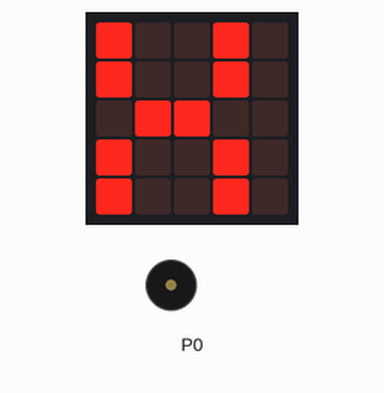
Bench run of a program on a simulated BBC micro:bit running MicroPython. Shown: the board's 5×5 LED display, buzzer (waves = sounding). At 2.5 s the program stops and its outputs stay as they are.

Above: at 0.1 s.
At 2.1 s:
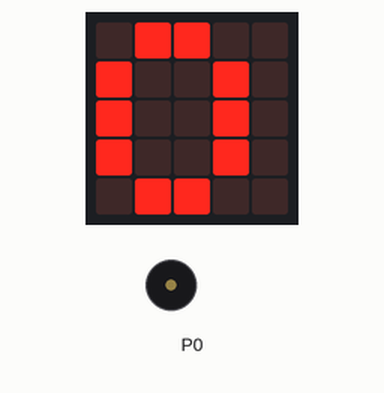
Timing chart, 0 to 3.6 s (numbered marks = the images above):
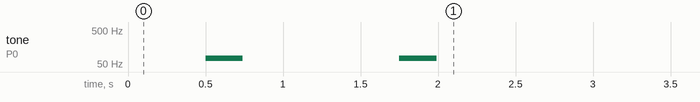

The program:

funciones.py
```python
# Imports go at the top
from microbit import *
import music

def encender_apagar_led(veces):
    for i in range(veces):
        display.show("X")
        sleep(500)
        music.play('D2:2')
        display.show("O")
        sleep(500)
encender_apagar_led(2)
```

Measured:
- by itself, tone on P0: alternates 73 Hz for 0.24 s and silent for 1.0 s, 4 changes in all, then stays silent
